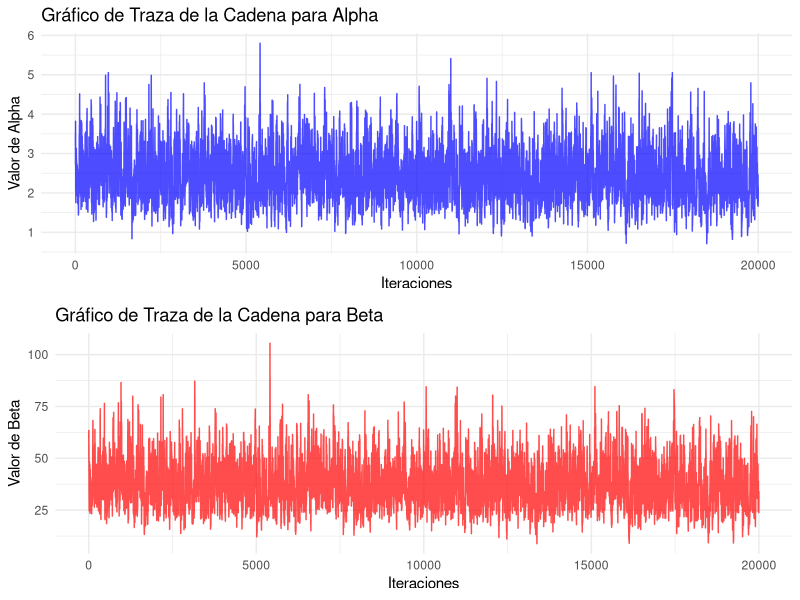
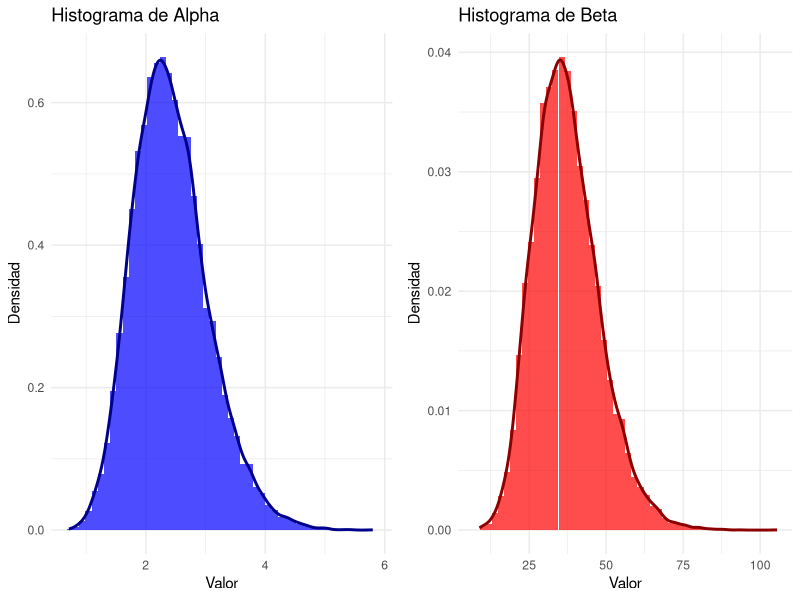
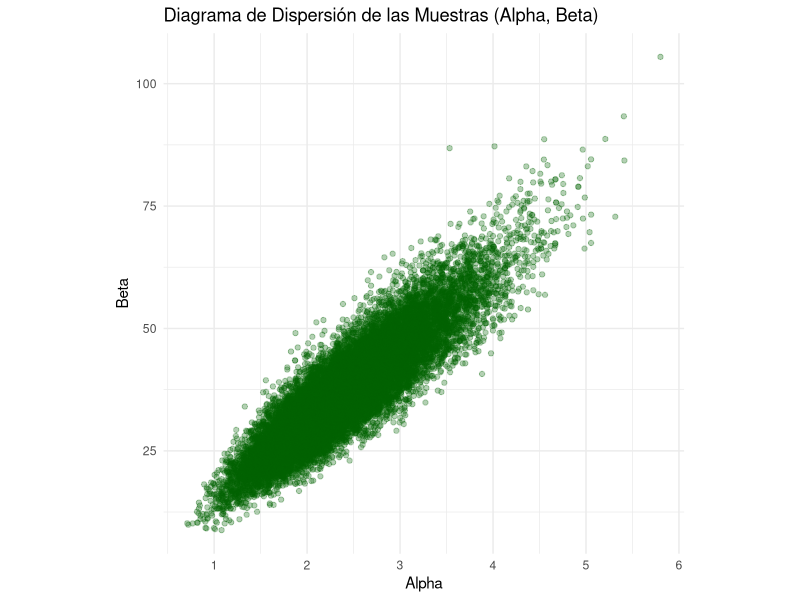
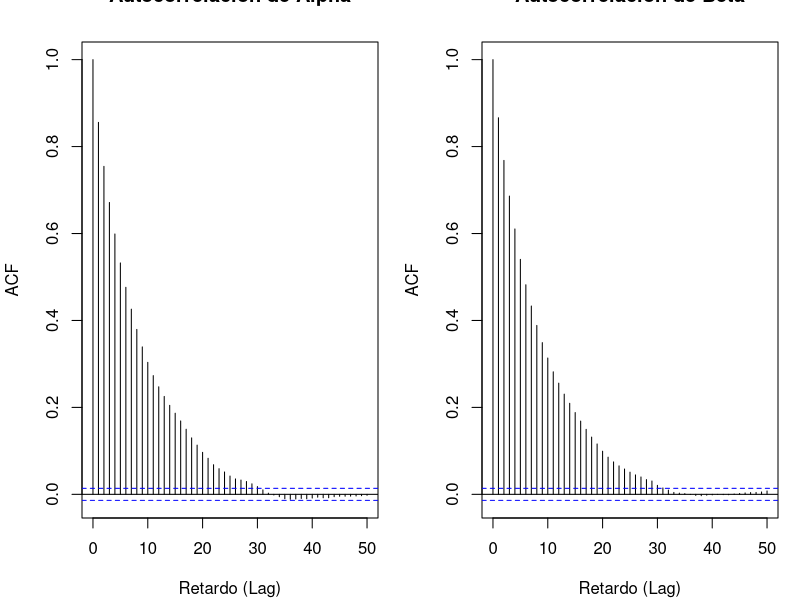
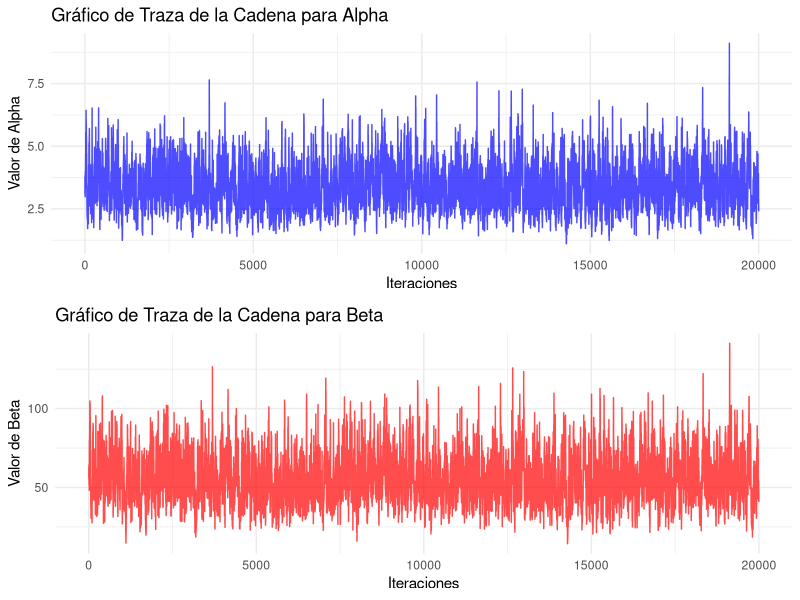
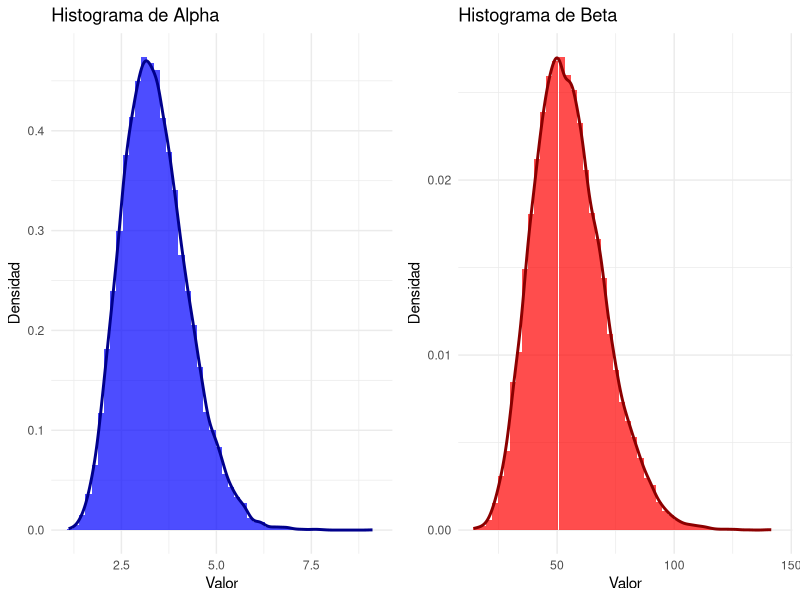
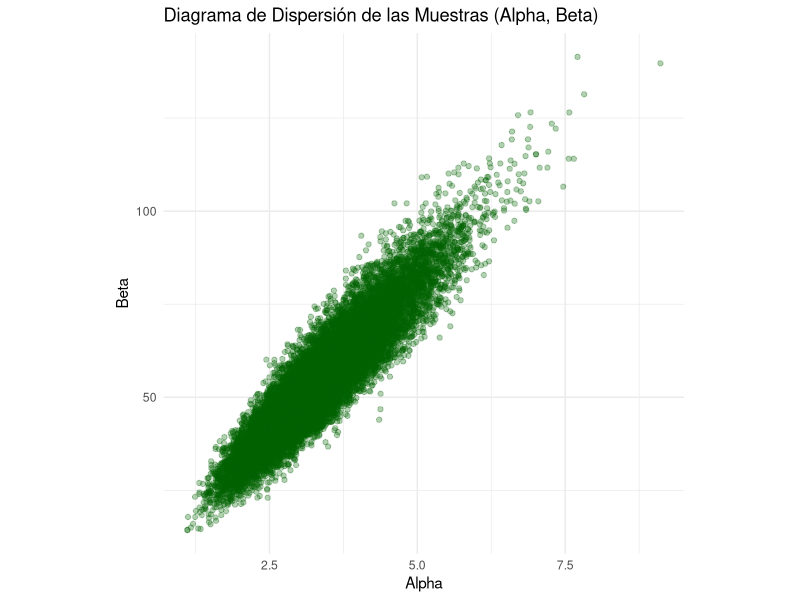
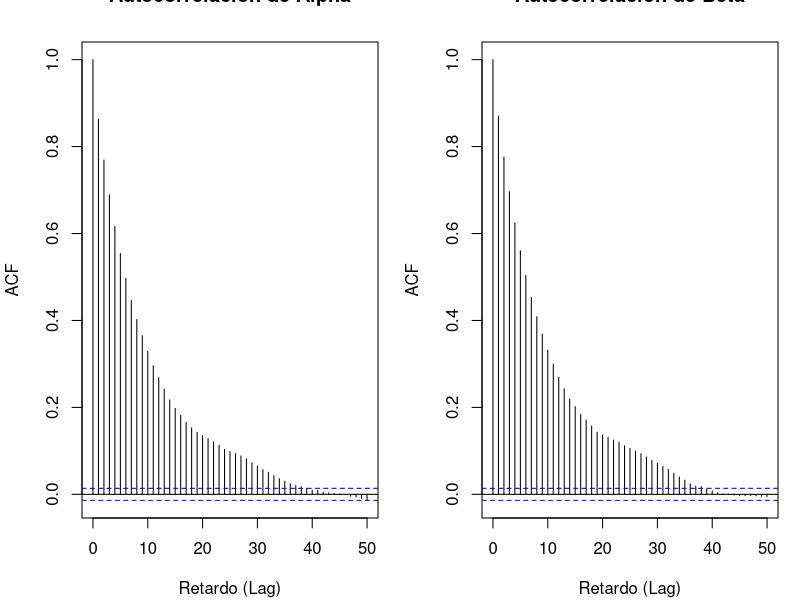

The R source for these figures, in order:
# ==============================================================================
# --- 0. Configuración Inicial y Carga de Paquetes ---
# ==============================================================================

lista_de_paquetes <- c("readxl", "ggplot2", "readr", "tidyverse", "dplyr",
                       "stats", "boot", "coda", "matrixStats", "gridExtra", "pracma")

for (paquete in lista_de_paquetes) {
  if(!require(paquete, character.only = TRUE)){
    install.packages(paquete)
    require(paquete, character.only = TRUE)
  }
}

# La librería 'boot' y 'coda' ya están en la lista, pero las siguientes
# líneas aseguran que no haya errores si no se cargan explícitamente.
library(boot)
library(coda)

setwd("D:/Github/Thesis_job")

# ==============================================================================
# --- 1. Definición de Datos y Cálculo de Parámetros Iniciales (Semilla) ---
# ==============================================================================

data <- read_excel("Acceptance Sampling MIL-STD 105E for Quality Control.xlsx")
xn <- data$Defect

# Evitar valores de 0 o 1, que causan problemas en el logaritmo.
epsilon <- .Machine$double.eps
xn[xn == 0] <- epsilon
xn[xn == 1] <- 1 - epsilon

# Calcula los parámetros iniciales (alpha0, beta0) usando el método de los momentos
mean_xn <- mean(xn)
var_xn <- var(xn)
denominator <- (mean_xn * (1 - mean_xn) / var_xn) - 1
if (is.infinite(denominator) || is.nan(denominator) || denominator <= 0) {
  warning("El cálculo de los parámetros iniciales para la distribución Beta es inestable. Ajustando a valores predeterminados.")
  alpha0 <- 1 # Valores predeterminados seguros
  beta0 <- 1
} else {
  alpha0 <- mean_xn * denominator
  beta0 <- (1 - mean_xn) * denominator
}

# Valida que los parámetros iniciales sean positivos.
if (alpha0 <= 0 || beta0 <= 0) {
  warning("Los valores iniciales calculados (alpha0 o beta0) son no positivos. Ajustando a un valor mínimo.")
  alpha0 <- max(alpha0, 0.001)
  beta0 <- max(beta0, 0.001)
}

# Define el punto inicial de la cadena MCMC (x0)
x0 <- c(alpha0, beta0)

# ==============================================================================
# --- 2. Definición de Funciones de Propuesta (Instrumental Distribution) ---
# ==============================================================================

# Utiliza un producto de dos distribuciones Log-Normal.
proposal_sampler <- function(y) {
  sigma1 <- 0.1 # Desviación estándar del logaritmo para Alpha
  sigma2 <- 0.1 # Desviación estándar del logaritmo para Beta
  
  mu1 <- if (y[1] > 0) log(y[1]) else log(0.0001)
  mu2 <- if (y[2] > 0) log(y[2]) else log(0.0001)
  
  # Genera una nueva propuesta de Alpha y Beta usando la distribución Log-Normal.
  alpha_proposed <- rlnorm(1, meanlog = mu1, sdlog = sigma1)
  beta_proposed <- rlnorm(1, meanlog = mu2, sdlog = sigma2)
  
  # Retorna la propuesta como un vector.
  return(c(alpha_proposed, beta_proposed))
}

# Versión corregida de la log-densidad de la función de propuesta.
proposal_log_pdf <- function(y, z) {
  sigma1 <- 0.1
  sigma2 <- 0.1
  
  # Calcula la media del logaritmo basada en el estado actual (z).
  mu1 <- if (z[1] > 0) log(z[1]) else log(0.0001)
  mu2 <- if (z[2] > 0) log(z[2]) else log(0.0001)
  
  # Suma de las log-densidades de las dos Log-Normal (log del producto).
  log_pdf_prop <- dlnorm(y[1], meanlog = mu1, sdlog = sigma1, log = TRUE) +
    dlnorm(y[2], meanlog = mu2, sdlog = sigma2, log = TRUE)
  
  return(log_pdf_prop)
}

# ==============================================================================
# --- 3. A prioris consideradas en el estudio ---
# ==============================================================================

# Log-densidad posterior con priors Gamma para Alpha y Beta.
post_prior_gammas <- function(x_data, current_params, prior_hyperparams) {
  alpha <- current_params[1]
  beta <- current_params[2]
  a <- prior_hyperparams[1] # shape para Alpha
  b <- prior_hyperparams[2] # rate para Alpha
  c <- prior_hyperparams[3] # shape para Beta
  d <- prior_hyperparams[4] # rate para Beta
  
  if (alpha <= 0 || beta <= 0) {
    return(-Inf)
  }
  
  n <- length(x_data)
  
  log_beta_ratio <- n * (lgamma(alpha + beta) - lgamma(alpha) - lgamma(beta))
  log_likelihood <- (alpha - 1) * sum(log(x_data)) + (beta - 1) * sum(log(1 - x_data))
  log_prior <- (a - 1) * log(alpha) + (c - 1) * log(beta) - b * alpha - d * beta
  log_post <- log_beta_ratio + log_likelihood + log_prior
  return(log_post)
}

# Versión corregida para la prior de Jeffreys.
post_prior_Jeffrey <- function(x_data, current_params, prior_hyperparams) {
  alpha <- current_params[1]
  beta <- current_params[2]
  
  if (alpha <= 0 || beta <= 0) {
    return(-Inf)
  }
  
  # Cálculo de la Prior de Jeffreys.
  psi_alpha <- psigamma(alpha, deriv = 1)
  psi_beta <- psigamma(beta, deriv = 1)
  psi_alpha_beta <- psigamma(alpha + beta, deriv = 1)
  
  # Se toma el logaritmo de la prior de Jeffreys.
  # Se usa pmax para evitar log(número negativo) si el cálculo de la prior resulta en un valor no positivo.
  prior_val <- psi_alpha * psi_beta - (psi_alpha + psi_beta) * psi_alpha_beta
  if (prior_val <= 0) {
    log_prior <- -Inf
  } else {
    log_prior <- 0.5 * log(prior_val)
  }
  
  n <- length(x_data)
  log_beta_ratio <- n * (lgamma(alpha + beta) - lgamma(alpha) - lgamma(beta))
  log_exp_term <- (alpha - 1) * sum(log(x_data)) + (beta - 1) * sum(log(1 - x_data))
  
  log_post <- log_beta_ratio + log_exp_term + log_prior
  return(log_post)
}

# La función post_new_prior se mantiene como estaba.
post_new_prior <- function(x_data, current_params, prior_hyperparams) {
  alpha <- current_params[1]
  beta <- current_params[2]
  
  if (alpha <= 0 || beta <= 0) {
    return(-Inf)
  }
  
  a <- prior_hyperparams[1]
  b <- prior_hyperparams[2]
  c <- prior_hyperparams[3]
  d <- prior_hyperparams[4]
  
  log_prior <- (a - 1) * log(alpha) + (b - 1) * log(beta) +
    (d - (a + b)) * log(alpha + beta) - (c + d) * log(alpha + beta + 1)
  
  n <- length(x_data)
  log_beta_ratio <- n * (lgamma(alpha + beta) - lgamma(alpha) - lgamma(beta))
  log_exp_term <- (alpha - 1) * sum(log(x_data)) + (beta - 1) * sum(log(1 - x_data))
  
  log_post <- log_beta_ratio + log_exp_term + log_prior
  return(log_post)
}

# ==============================================================================
# --- 4. Algoritmo Metropolis-Hastings Mejorado ---
# ==============================================================================

metropolis_hastings <- function(target_log_pdf, proposal_sampler, proposal_log_pdf,
                                x0, n_samples, burn_in = 1000, thinning = 1,
                                x_data, prior_hyperparams) {
  
  samples <- matrix(NA, nrow = n_samples, ncol = length(x0))
  x_current <- x0
  total_iterations <- burn_in + n_samples * thinning
  accepted_samples <- 0
  i <- 0
  
  message(paste0("Iniciando simulación MCMC con ", total_iterations, " iteraciones (", burn_in, " de burn-in, thinning de ", thinning, ")."))
  
  # Calcular la log-densidad inicial fuera del bucle para mayor eficiencia
  log_target_current <- target_log_pdf(x_data = x_data, current_params = x_current, prior_hyperparams = prior_hyperparams)
  
  while (i < total_iterations) {
    if (i > 0 && i %% (total_iterations / 10) == 0) {
      message(paste0("Progreso MCMC: ", round(i / total_iterations * 100), "% completado."))
    }
    
    x_proposed <- proposal_sampler(x_current)
    
    # Calcular las log-densidades
    log_target_proposed <- target_log_pdf(x_data = x_data, current_params = x_proposed, prior_hyperparams = prior_hyperparams)
    log_proposal_current_to_proposed <- proposal_log_pdf(y = x_proposed, z = x_current)
    log_proposal_proposed_to_current <- proposal_log_pdf(y = x_current, z = x_proposed)
    
    # Calcular la razón de aceptación en la escala logarítmica
    log_acceptance_ratio <- (log_target_proposed + log_proposal_proposed_to_current) -
      (log_target_current + log_proposal_current_to_proposed)
    
    # Aceptar o rechazar la propuesta
    if (is.nan(log_acceptance_ratio) || is.infinite(log_acceptance_ratio) || log(runif(1)) < log_acceptance_ratio) {
      x_current <- x_proposed
      log_target_current <- log_target_proposed
      accepted_samples <- accepted_samples + 1
    }
    
    if (i >= burn_in && (i - burn_in) %% thinning == 0) {
      sample_index <- (i - burn_in) / thinning + 1
      if (sample_index <= n_samples) {
        samples[sample_index, ] <- x_current
      }
    }
    i <- i + 1
  }
  
  acceptance_rate <- accepted_samples / total_iterations
  message(paste0("Simulación MCMC finalizada. Tasa de aceptación: ", round(acceptance_rate, 4)))
  return(list(samples = samples, acceptance_rate = acceptance_rate))
}

# ==============================================================================
# --- 5. Funciones de Diagnóstico y Métricas ---
# ==============================================================================

# Medida y diagnóstico de las cadenas MCMC
Measure_Diagnostic <- function(data1, data2, burnin=0, thin=1, digits=5, cred_level=0.95, batch_size=100) {
  batch_means_stderr_var_R <- function(chain, batch_size) {
    n <- length(chain)
    num_batches <- floor(n / batch_size)
    if (num_batches < 2) {
      warning("Se requieren al menos 2 bloques para estimar el error estándar de la varianza. Retornando NA.")
      return(NA)
    }
    batch_vars <- unlist(lapply(0:(num_batches-1), function(i) {
      block_start <- i * batch_size + 1
      block_end <- (i + 1) * batch_size
      var(chain[block_start:block_end])
    }))
    return(sd(batch_vars) / sqrt(num_batches))
  }
  
  Cred_Interval_R <- function(x, level=0.95) {
    lower <- quantile(x, (1 - level)/2, na.rm = TRUE)
    upper <- quantile(x, 1 - (1 - level)/2, na.rm = TRUE)
    return(c(lower, upper))
  }
  
  Cred_Interval_V_R <- function(x, level=0.95) {
    x_clean <- na.omit(x)
    if (length(x_clean) < 2) {
      warning("Datos insuficientes para el bootstrap de la varianza después de NA. Retornando NA.")
      return(c(NA, NA))
    }
    n_bootstrap <- 1000
    variance_stat <- function(data, indices) {
      var(data[indices])
    }
    boot_obj <- tryCatch({
      boot(data = x_clean, statistic = variance_stat, R = n_bootstrap)
    }, error = function(e) {
      warning(paste("Error en bootstrap para varianza:", e$message))
      return(NULL)
    })
    if (is.null(boot_obj)) return(c(NA, NA))
    ci_results <- tryCatch({
      boot.ci(boot_obj, type = "perc", conf = level)$percent[4:5]
    }, error = function(e) {
      warning(paste("Error al calcular CI de bootstrap para varianza:", e$message))
      return(c(NA, NA))
    })
    return(round(ci_results, digits))
  }
  
  batch_means_stderr_cov_R <- function(chain, batch_size=100) {
    n <- nrow(chain)
    num_batches <- floor(n / batch_size)
    if (num_batches < 2) {
      warning("Se requieren al menos 2 bloques para estimar el error estándar de la covarianza. Retornando NA.")
      return(NA)
    }
    chain_clean <- na.omit(chain)
    if (nrow(chain_clean) < 2) {
      warning("Datos insuficientes para la covarianza de bloques después de NA. Retornando NA.")
      return(NA)
    }
    batch_covs <- unlist(lapply(0:(num_batches-1), function(i) {
      block_start <- i * batch_size + 1
      block_end <- (i + 1) * batch_size
      current_block <- na.omit(chain[block_start:block_end, ])
      if (nrow(current_block) < 2) return(NA)
      cov(current_block[, 1], current_block[, 2])
    }))
    batch_covs <- na.omit(batch_covs)
    if (length(batch_covs) < 2) {
      warning("Datos de covarianza de bloques insuficientes para sd. Retornando NA.")
      return(NA)
    }
    return(sd(batch_covs) / sqrt(length(batch_covs)))
  }
  
  Cred_Interval_Cov_R <- function(x, level=0.95) {
    x_clean <- na.omit(x)
    if (nrow(x_clean) < 2) {
      warning("Datos insuficientes para el bootstrap de la covarianza después de NA. Retornando NA.")
      return(c(NA, NA))
    }
    n_bootstrap <- 1000
    covariance_stat <- function(data, indices) {
      cov_matrix <- cov(data[indices, ])
      return(cov_matrix[1, 2])
    }
    boot_obj <- tryCatch({
      boot(data = x_clean, statistic = covariance_stat, R = n_bootstrap, sim = "ordinary")
    }, error = function(e) {
      warning(paste("Error en bootstrap para covarianza:", e$message))
      return(NULL)
    })
    if (is.null(boot_obj)) return(c(NA, NA))
    ci_results <- tryCatch({
      boot.ci(boot_obj, type = "perc", conf = level)$percent[4:5]
    }, error = function(e) {
      warning(paste("Error al calcular CI de bootstrap para covarianza:", e$message))
      return(c(NA, NA))
    })
    return(round(ci_results, digits))
  }
  
  if (!is.matrix(data1) && !is.data.frame(data1)) data1 <- as.matrix(data1)
  if (!is.matrix(data2) && !is.data.frame(data2)) data2 <- as.matrix(data2)
  
  combined_raw_data <- cbind(data1, data2)
  start_index <- burnin + 1
  if (start_index > nrow(combined_raw_data)) {
    warning("El burn-in es mayor que el número total de muestras. No hay datos para el análisis.")
    return(list("Numerical" = data.frame(Measure = character(), Value = numeric())))
  }
  seq_indices <- seq(from = start_index, to = nrow(combined_raw_data), by = thin)
  if (length(seq_indices) == 0) {
    warning("Después de burn-in y thinning, no quedan muestras. No hay datos para el análisis.")
    return(list("Numerical" = data.frame(Measure = character(), Value = numeric())))
  }
  
  new_data1 <- combined_raw_data[seq_indices, 1]
  new_data2 <- combined_raw_data[seq_indices, 2]
  new_data1_clean <- na.omit(new_data1)
  new_data2_clean <- na.omit(new_data2)
  combined_data_clean <- na.omit(cbind(new_data1, new_data2))
  
  if (length(new_data1_clean) < 2 || length(new_data2_clean) < 2) {
    warning("Datos insuficientes para calcular estadísticas después de eliminar NAs. Retornando NA para algunas métricas.")
    mean_x1 <- var_x1 <- ess_x1 <- stderr_mean_x1 <- stderr_var_x1 <- NA
    CIM1 <- c(NA, NA)
    CIV1 <- c(NA, NA)
    mean_x2 <- var_x2 <- ess_x2 <- stderr_mean_x2 <- stderr_var_x2 <- NA
    CIM2 <- c(NA, NA)
    CIV2 <- c(NA, NA)
    cov_val <- stderr_cov <- CIcov <- c(NA, NA)
    len_data <- length(new_data1)
  } else {
    mcmc_data1 <- as.mcmc(new_data1_clean)
    mcmc_data2 <- as.mcmc(new_data2_clean)
    
    mean_x1 <- mean(new_data1_clean)
    var_x1 <- var(new_data1_clean)
    ess_x1 <- effectiveSize(mcmc_data1)
    stderr_mean_x1 <- sd(new_data1_clean) / sqrt(ess_x1)
    stderr_var_x1 <- batch_means_stderr_var_R(new_data1_clean, batch_size)
    CIM1 <- Cred_Interval_R(new_data1_clean, cred_level)
    CIV1 <- Cred_Interval_V_R(new_data1_clean, cred_level)
    
    mean_x2 <- mean(new_data2_clean)
    var_x2 <- var(new_data2_clean)
    ess_x2 <- effectiveSize(mcmc_data2)
    stderr_mean_x2 <- sd(new_data2_clean) / sqrt(ess_x2)
    stderr_var_x2 <- batch_means_stderr_var_R(new_data2_clean, batch_size)
    CIM2 <- Cred_Interval_R(new_data2_clean, cred_level)
    CIV2 <- Cred_Interval_V_R(new_data2_clean, cred_level)
    
    cov_val <- cov(combined_data_clean[, 1], combined_data_clean[, 2])
    stderr_cov <- batch_means_stderr_cov_R(combined_data_clean, batch_size)
    CIcov <- Cred_Interval_Cov_R(combined_data_clean, cred_level)
    len_data <- length(new_data1)
  }
  
  new_names <- c("Mean_X1", "Var_X1", "ESS_X1", "STDERR_Mean_X1", "STDERR_Var_X1",
                 "CI_Mean1_Lower", "CI_Mean1_Upper", "CI_Var1_Lower", "CI_Var1_Upper",
                 "Mean_X2", "Var_X2", "ESS_X2", "STDERR_Mean_X2", "STDERR_Var_X2",
                 "CI_Mean2_Lower", "CI_Mean2_Upper", "CI_Var2_Lower", "CI_Var2_Upper",
                 "Cov", "STDERR_Cov", "CI_Cov_Lower", "CI_Cov_Upper", "Length")
  
  results_vector <- c(
    mean_x1, var_x1, ess_x1, stderr_mean_x1, stderr_var_x1, CIM1[1], CIM1[2], CIV1[1], CIV1[2],
    mean_x2, var_x2, ess_x2, stderr_mean_x2, stderr_var_x2, CIM2[1], CIM2[2], CIV2[1], CIV2[2],
    cov_val, stderr_cov, CIcov[1], CIcov[2], len_data
  )
  
  Numerical_results_vertical <- data.frame(
    Measure = new_names,
    Value = round(results_vector, digits)
  )
  
  return(list("Numerical" = Numerical_results_vertical))
}

# ==============================================================================
# --- 6. Monitoreo de Convergencia (Visualizaciones) ---
# ==============================================================================

# Genera gráficos para diagnosticar la convergencia de la cadena.
monitor_convergence <- function(x, y) {
  df_plot <- data.frame(Iteration = seq_along(x), Alpha = x, Beta = y) %>%
    na.omit()
  if (nrow(df_plot) == 0) {
    message("ADVERTENCIA: No hay datos válidos para generar gráficos de convergencia después de eliminar NAs.")
    return(invisible(NULL))
  }
  
  plot_trace_alpha <- ggplot(df_plot, aes(x = Iteration, y = Alpha)) +
    geom_line(color = "blue", alpha = 0.7) +
    labs(title = "Gráfico de Traza de la Cadena para Alpha", x = "Iteraciones", y = "Valor de Alpha") +
    theme_minimal()
  plot_trace_beta <- ggplot(df_plot, aes(x = Iteration, y = Beta)) +
    geom_line(color = "red", alpha = 0.7) +
    labs(title = "Gráfico de Traza de la Cadena para Beta", x = "Iteraciones", y = "Valor de Beta") +
    theme_minimal()
  gridExtra::grid.arrange(plot_trace_alpha, plot_trace_beta, ncol = 1)
  
  plot_hist_alpha <- ggplot(df_plot, aes(x = Alpha)) +
    geom_histogram(aes(y = after_stat(density)), bins = 50, fill = "blue", alpha = 0.7) +
    geom_density(color = "darkblue", linewidth = 1) +
    labs(title = "Histograma de Alpha", x = "Valor", y = "Densidad") +
    theme_minimal()
  plot_hist_beta <- ggplot(df_plot, aes(x = Beta)) +
    geom_histogram(aes(y = after_stat(density)), bins = 50, fill = "red", alpha = 0.7) +
    geom_density(color = "darkred", linewidth = 1) +
    labs(title = "Histograma de Beta", x = "Valor", y = "Densidad") +
    theme_minimal()
  gridExtra::grid.arrange(plot_hist_alpha, plot_hist_beta, ncol = 2)
  
  plot_scatter <- ggplot(df_plot, aes(x = Alpha, y = Beta)) +
    geom_point(alpha = 0.3, color = "darkgreen") +
    labs(title = "Diagrama de Dispersión de las Muestras (Alpha, Beta)", x = "Alpha", y = "Beta") +
    theme_minimal() + theme(aspect.ratio = 1)
  print(plot_scatter)
  
  old_par <- par(mfrow = c(1, 2), mar = c(4, 4, 2, 1) + 0.1)
  acf(df_plot$Alpha, lag.max = 50, main = "Autocorrelación de Alpha", xlab = "Retardo (Lag)", ylab = "ACF", na.action = na.pass)
  acf(df_plot$Beta, lag.max = 50, main = "Autocorrelación de Beta", xlab = "Retardo (Lag)", ylab = "ACF", na.action = na.pass)
  par(old_par)
}

# ==============================================================================
# --- 7. Ejecución de la Simulación MCMC y Análisis con Prior Gamma ---
# ==============================================================================

message("\n--- Ejecutando MCMC con Priors Gamma ---")
prior_hyperparams_gammas <- c(a_shape = 0.1, b_rate = 0.1, c_shape = 0.1, d_rate = 0.1)
n_samples_mcmc <- 20000
burn_in_mcmc <- 5000
thinning_mcmc <- 5

results_mcmc_gammas <- metropolis_hastings(
  target_log_pdf = post_prior_gammas,
  proposal_sampler = proposal_sampler,
  proposal_log_pdf = proposal_log_pdf,
  x0 = x0,
  n_samples = n_samples_mcmc,
  burn_in = burn_in_mcmc,
  thinning = thinning_mcmc,
  x_data = xn,
  prior_hyperparams = prior_hyperparams_gammas
)

samples_gammas <- results_mcmc_gammas$samples
acceptance_rate_gammas <- results_mcmc_gammas$acceptance_rate

if (!is.null(samples_gammas) && nrow(samples_gammas) > 0) {
  alpha_samples_gammas <- samples_gammas[, 1]
  beta_samples_gammas <- samples_gammas[, 2]
  message(paste("Tasa de Aceptación (Gammas):", round(acceptance_rate_gammas, 6)))
  message(paste0("Media (alpha, beta) (Gammas): (", round(colMeans(samples_gammas, na.rm = TRUE)[1], 6), ", ", round(colMeans(samples_gammas, na.rm = TRUE)[2], 6), ")"))
  message(paste0("Varianza (alpha, beta) (Gammas): (", round(apply(samples_gammas, 2, var, na.rm = TRUE)[1], 6), ", ", round(apply(samples_gammas, 2, var, na.rm = TRUE)[2], 6), ")"))
  message("\nMostrando gráficos de convergencia para Priors Gamma...")
  monitor_convergence(alpha_samples_gammas, beta_samples_gammas)
} else {
  message("ADVERTENCIA: No hay muestras válidas para el análisis (Gammas).")
}

# ==============================================================================
# --- 8. Ejecución de la Simulación MCMC y Análisis con Prior de Jeffreys ---
# ==============================================================================

message("\n--- Ejecutando MCMC con Prior de Jeffreys ---")

results_mcmc_jeffreys <- metropolis_hastings(
  target_log_pdf = post_prior_Jeffrey,
  proposal_sampler = proposal_sampler,
  proposal_log_pdf = proposal_log_pdf,
  x0 = x0,
  n_samples = n_samples_mcmc,
  burn_in = burn_in_mcmc,
  thinning = thinning_mcmc,
  x_data = xn,
  prior_hyperparams = NULL
)

samples_jeffreys <- results_mcmc_jeffreys$samples
acceptance_rate_jeffreys <- results_mcmc_jeffreys$acceptance_rate

if (!is.null(samples_jeffreys) && nrow(samples_jeffreys) > 0) {
  alpha_samples_jeffreys <- samples_jeffreys[, 1]
  beta_samples_jeffreys <- samples_jeffreys[, 2]
  message(paste("Tasa de Aceptación (Jeffreys):", round(acceptance_rate_jeffreys, 6)))
  message(paste0("Media (alpha, beta) (Jeffreys): (", round(colMeans(samples_jeffreys, na.rm = TRUE)[1], 6), ", ", round(colMeans(samples_jeffreys, na.rm = TRUE)[2], 6), ")"))
  message(paste0("Varianza (alpha, beta) (Jeffreys): (", round(apply(samples_jeffreys, 2, var, na.rm = TRUE)[1], 6), ", ", round(apply(samples_jeffreys, 2, var, na.rm = TRUE)[2], 6), ")"))
  message("\nMostrando gráficos de convergencia para Prior de Jeffreys...")
  monitor_convergence(alpha_samples_jeffreys, beta_samples_jeffreys)
} else {
  message("ADVERTENCIA: No hay muestras válidas para el análisis (Jeffreys).")
}

# ==============================================================================
# --- 8b. Ejecución de la Simulación MCMC y Análisis con New Prior (Llerzy & Tovar) ---
# ==============================================================================

message("\n--- Ejecutando MCMC con New Prior (Llerzy & Tovar) ---")

prior_hyperparams_new <- c(a = 1, b = 1, c = 1, d = 1)

results_mcmc_new <- metropolis_hastings(
  target_log_pdf = post_new_prior,
  proposal_sampler = proposal_sampler,
  proposal_log_pdf = proposal_log_pdf,
  x0 = x0,
  n_samples = n_samples_mcmc,
  burn_in = burn_in_mcmc,
  thinning = thinning_mcmc,
  x_data = xn,
  prior_hyperparams = prior_hyperparams_new
)

samples_new <- results_mcmc_new$samples
acceptance_rate_new <- results_mcmc_new$acceptance_rate

if (!is.null(samples_new) && nrow(samples_new) > 0) {
  alpha_samples_new <- samples_new[, 1]
  beta_samples_new <- samples_new[, 2]
  
  message(paste("Tasa de Aceptación (New Prior):", round(acceptance_rate_new, 6)))
  message(paste0("Media (alpha, beta) (New Prior): (", 
                 round(colMeans(samples_new, na.rm = TRUE)[1], 6), ", ", 
                 round(colMeans(samples_new, na.rm = TRUE)[2], 6), ")"))
  message(paste0("Varianza (alpha, beta) (New Prior): (", 
                 round(apply(samples_new, 2, var, na.rm = TRUE)[1], 6), ", ", 
                 round(apply(samples_new, 2, var, na.rm = TRUE)[2], 6), ")"))
  
  message("\nMostrando gráficos de convergencia para New Prior...")
  monitor_convergence(alpha_samples_new, beta_samples_new)
  
  results_new <- Measure_Diagnostic(
    data1 = alpha_samples_new,
    data2 = beta_samples_new,
    burnin = 0, thin = 1, digits = 5, cred_level = 0.95, batch_size = 100
  )
  message("\nResultados de Diagnóstico (New Prior):")
  print(results_new$Numerical)
} else {
  message("ADVERTENCIA: No hay muestras válidas para el análisis (New Prior).")
}

# ==============================================================================
# --- 9. Consolidación y Comparación de Resultados ---
# ==============================================================================

message("\n--- Consolidando Resultados para Comparación ---")

# Define las variables de resultados como NULL por defecto
results_gammas_df <- NULL
results_jeffreys_df <- NULL
results_new_df <- NULL

# Asigna los resultados solo si la variable existe y no es NULL
if (exists("results_gammas") && !is.null(results_gammas)) {
  results_gammas_df <- Measure_Diagnostic(
    data1 = samples_gammas[, 1],
    data2 = samples_gammas[, 2],
    burnin = 0, thin = 1, digits = 5, cred_level = 0.95, batch_size = 100
  )$Numerical
}

if (exists("results_mcmc_jeffreys") && !is.null(results_mcmc_jeffreys)) {
  results_jeffreys_df <- Measure_Diagnostic(
    data1 = samples_jeffreys[, 1],
    data2 = samples_jeffreys[, 2],
    burnin = 0, thin = 1, digits = 5, cred_level = 0.95, batch_size = 100
  )$Numerical
}

if (exists("results_mcmc_new") && !is.null(results_mcmc_new)) {
  results_new_df <- Measure_Diagnostic(
    data1 = samples_new[, 1],
    data2 = samples_new[, 2],
    burnin = 0, thin = 1, digits = 5, cred_level = 0.95, batch_size = 100
  )$Numerical
}

# Realiza la unión de los dataframes solo si todos existen
if (!is.null(results_gammas_df) && !is.null(results_jeffreys_df) && !is.null(results_new_df)) {
  combined_results <- results_gammas_df %>%
    dplyr::rename(Gammas = Value) %>%
    dplyr::mutate(Jeffreys = results_jeffreys_df$Value,
                  New = results_new_df$Value)
  
  message("\nTabla Comparativa de Resultados Diagnósticos:")
  print(combined_results)
} else {
  message("ADVERTENCIA: No se pueden comparar los resultados porque una o más simulaciones no produjeron muestras válidas.")
}

# ==============================================================================
# --- 10. Simulación de la Distribución Predictiva Posterior ---
# ==============================================================================
message("\n--- Realizando simulación de la Distribución Predictiva Posterior ---")

posterior_alpha_samples <- samples_jeffreys[, 1]
posterior_beta_samples <- samples_jeffreys[, 2]

posterior_alpha_samples <- na.omit(posterior_alpha_samples)
posterior_beta_samples <- na.omit(posterior_beta_samples)

if (length(posterior_alpha_samples) == 0 || length(posterior_beta_samples) == 0) {
  message("ADVERTENCIA: No hay muestras válidas de Alpha o Beta para la simulación predictiva posterior. Saltando la simulación.")
} else {
  n_simulations <- min(length(posterior_alpha_samples), length(posterior_beta_samples))
  
  if (length(posterior_alpha_samples) != length(posterior_beta_samples)) {
    message(paste0("ADVERTENCIA: Las longitudes de las muestras de Alpha y Beta difieren. Usando el mínimo (", n_simulations, ") para la simulación."))
    posterior_alpha_samples <- posterior_alpha_samples[1:n_simulations]
    posterior_beta_samples <- posterior_beta_samples[1:n_simulations]
  }
  
  simulated_proportions <- rbeta(n_simulations,
                                 shape1 = posterior_alpha_samples,
                                 shape2 = posterior_beta_samples)
  
  plot_simulated_proportions <- ggplot(data.frame(Proportion = simulated_proportions), aes(x = Proportion)) +
    geom_histogram(aes(y = after_stat(density)), bins = 50, fill = "purple", alpha = 0.7) +
    geom_density(color = "darkmagenta", linewidth = 1) +
    labs(title = "Distribución Predictiva Posterior de Proporciones Defectuosas",
         x = "Proporción Defectuosa Simulada", y = "Densidad") +
    theme_minimal() +
    xlim(0, 1)
  print(plot_simulated_proportions)
  message("Gráfico de la distribución predictiva posterior generado.")
  
  sample_size_new <- 100
  simulated_defects_in_sample <- rbinom(n_simulations, size = sample_size_new, prob = simulated_proportions)
}
